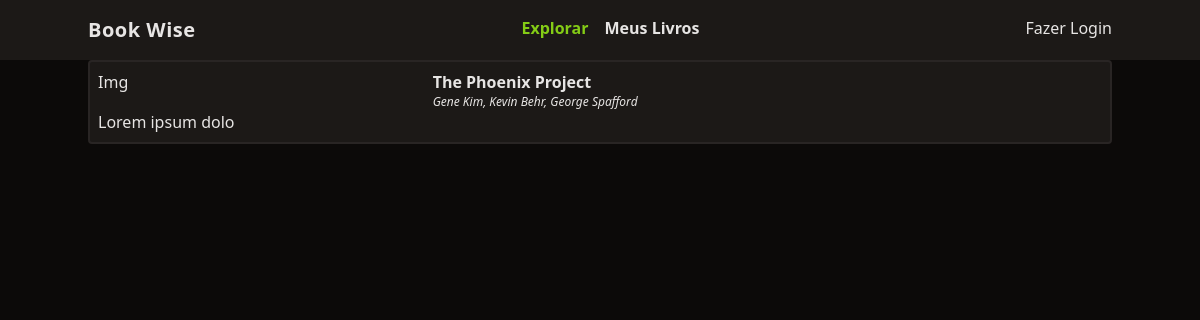
Screenshot of /livro.php?id=2 with the database file from the repository.
### tables this page shows
CREATE TABLE books (
	id integer primary key,
	title varchar(255),
	author varchar(100),
	description text,
	release_year integer,
	user_id integer,
	foreign key('user_id') references users(id) on DELETE cascade
);

### livro.php (called while the page is built, shortened)
<?php
require 'dados.php';
$bookId = $_REQUEST['id'];
$filteredBook = array_filter($books, function($book) use($bookId) {
    return $book['id'] == $bookId;
});
$bookDetail = array_pop($filteredBook);
require 'views/template/app.php';
?>

### dados.php (called while the page is built)
<?php
$database = new PDO('sqlite:bookwise.db');
$query = $database->query("select * from books");
$books = $query->fetchAll();
?>

### views/livro.view.php (the view, shortened to what this page needs)
<div class="p-2 rounded border-stone-800 border-2 bg-stone-900">
    <div class="flex">
        <div class="w-1/3">Img</div>
        <div>
            <a class="font-semibold hover:underline" href="/livro?id=<?= $bookDetail['id'] ?>"><?= $bookDetail['title'] ?></a>
            <div class="text-xs italic"><?= $bookDetail['author'] ?></div>
        </div>
    </div>
    <div>
        <?= $bookDetail['description'] ?>
    </div>
</div>

### rows the page displays
books: title "The Phoenix Project", author "Gene Kim, Kevin Behr, George Spafford", description "Lorem ipsum dolo"
